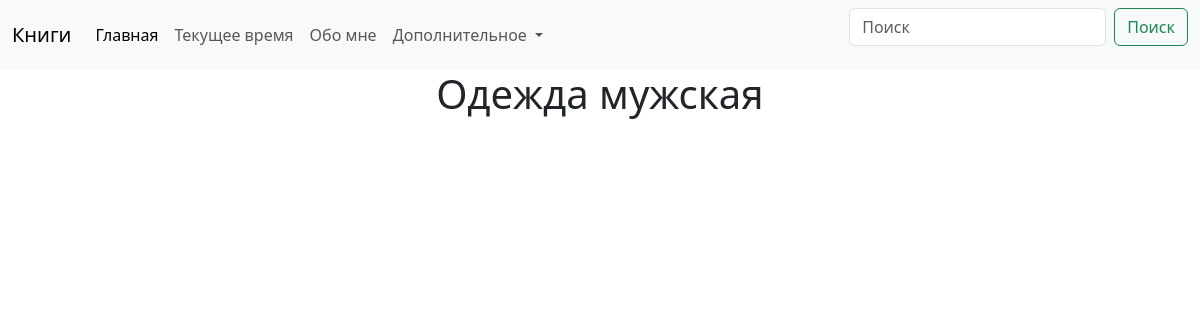
The page /men_clothes/ on the database as committed earlier.
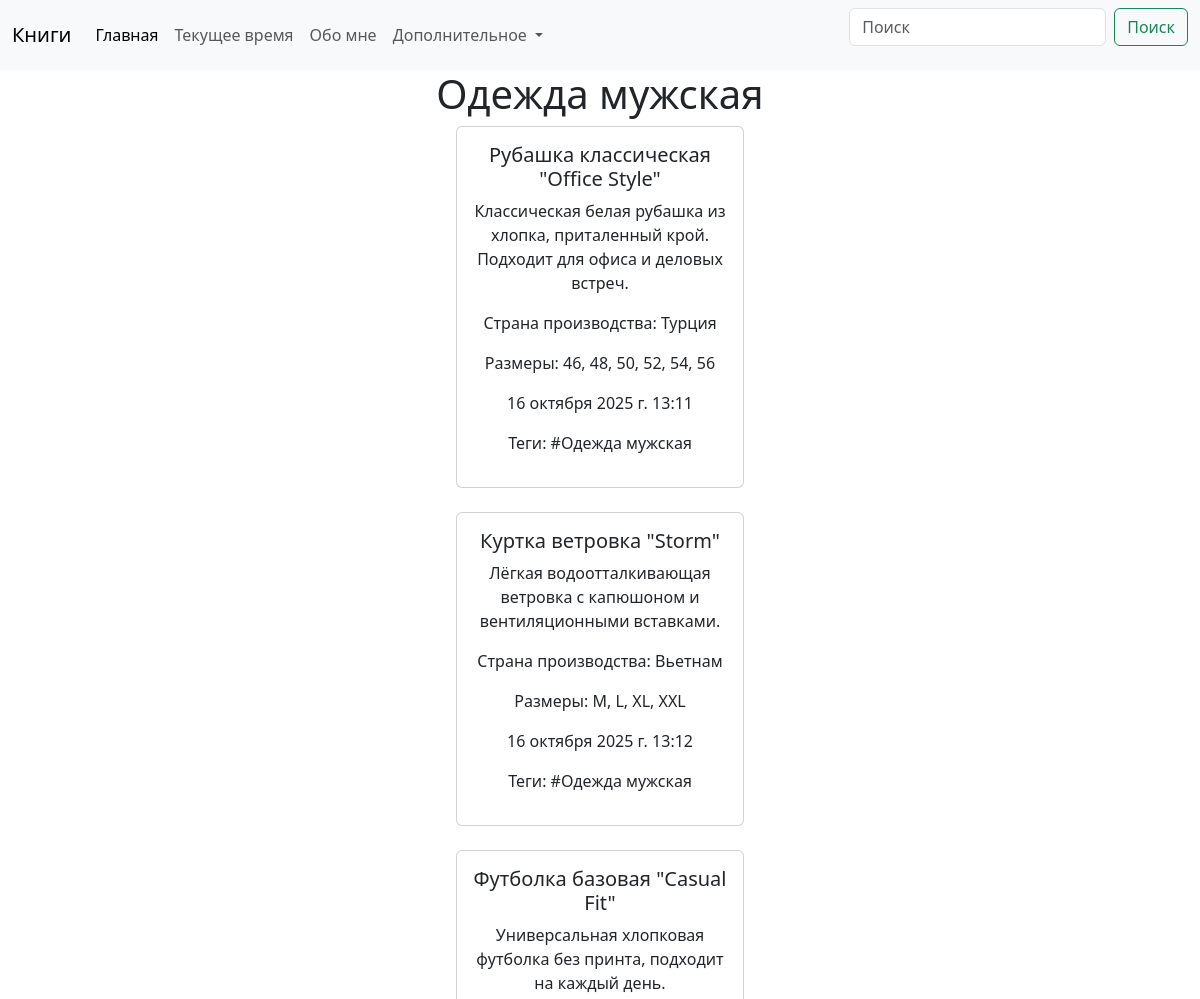
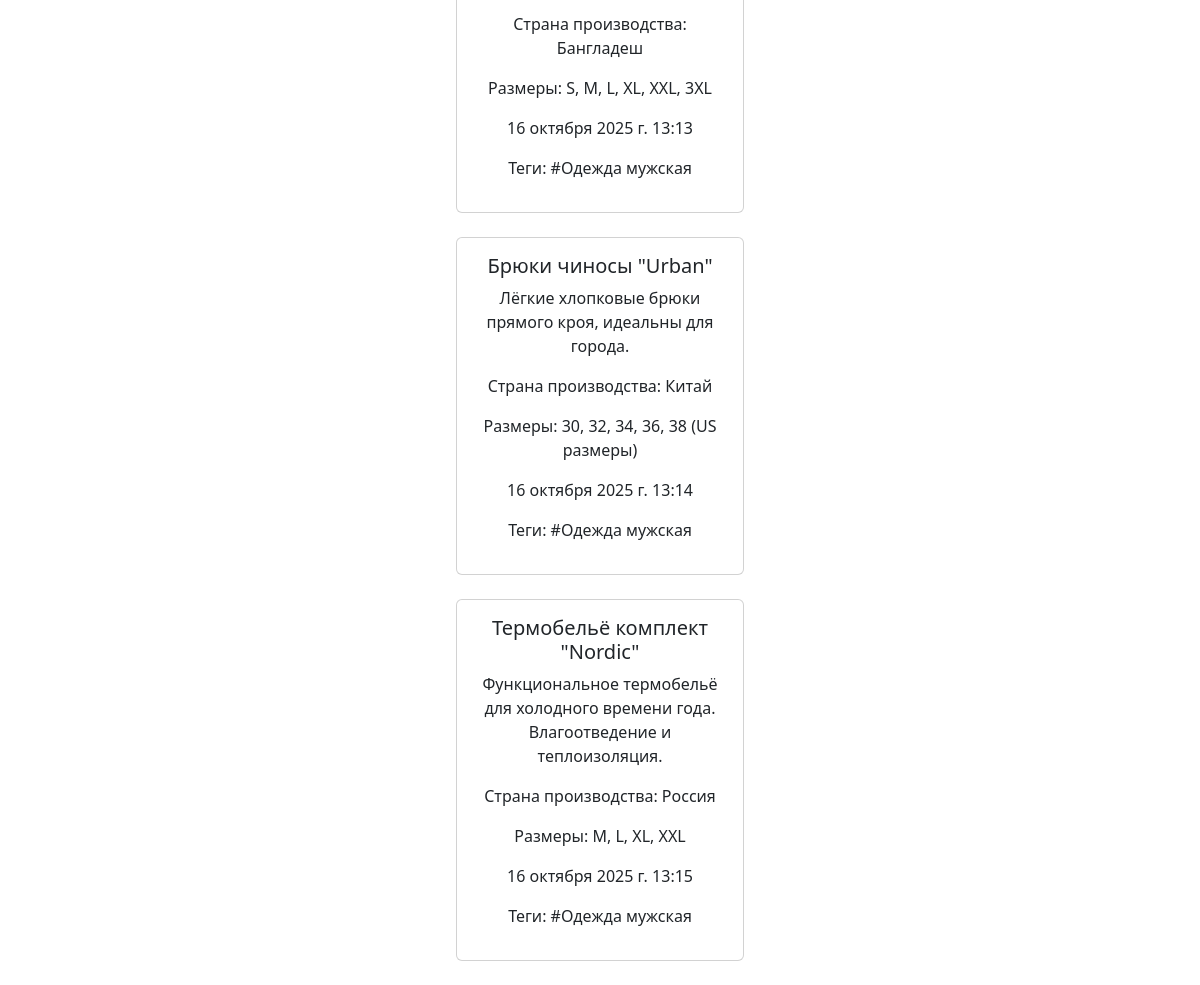
The same page on the database as committed later (2 pictures, top to bottom).
### clothes/models.py (models this page shows, shortened)
class Clothe(models.Model):
    name_clothe = models.CharField(max_length=100)
    description = models.TextField(default='Одежда нужна для защиты от окружающей среды, например, от холода и жары.' \
    ' Кроме того, она выполняет информационную функцию, сигнализируя о социальном статусе, профессии и индивидуальности ' \
    'человека, а также эстетическую, помогая создавать образ и выражать себя. ')
    country = models.CharField(max_length=100)
    size = models.CharField(max_length=150, null=True)
    tags = models.ManyToManyField(Tag)
    created_at = models.DateTimeField(auto_now_add=True)

class Tag(models.Model):
    name = models.CharField(max_length=100)

### clothes/views.py (the view)
# urls.py: path('men_clothes/', views.MenClothesView.as_view(), name='men_clothes'),
class MenClothesView(generic.ListView):
    model = models.Clothe
    template_name = 'clothes/men_clothes.html'
    context_object_name = 'clothes'
    ordering = '-id'
    def get_queryset(self):
        men_clothes = self.model.objects.filter(tags__name='#Одежда мужская')
        return men_clothes

### templates/clothes/men_clothes.html (shortened to what this page needs)
{% load static %}
{% include '../header.html' %}
<link href="https://cdn.jsdelivr.net/npm/bootstrap@5.3.3/dist/css/bootstrap.min.css" rel="stylesheet">
<h1 style="text-align: center;">Одежда мужская</h1>
{% for i in clothes %}
<div class="center_film" style="display: flex; flex-wrap: wrap; justify-content: center; gap: 20px;">
<div class="card" style="width: 18rem; text-align: center;">
    <div class="card-body">
    <h5 class="card-title">{{ i.name_clothe }}</h5>
    <p class="card-text">{{ i.description }}</p>
    <p class="card-text">{{ i.country }}</p>
    <p class="card-text">{{ i.size}}</p>
    <p class="card-text">{{ i.created_at }}</p>
    <p>
        Теги:
        {%for tag in i.tags.all%}
        {{tag.name}}{% if not forloop.last %}, {% endif %}
        {% empty %}
        Тегов нет:
        {% endfor %}
    </p>
  </div>
</div>
</div>
{% endfor %}

Rows that differ between the two databases and show on the page:
added Clothe: name_clothe "Рубашка классическая \"Office Style\"", description "Классическая белая рубашка из хлопка, приталенный крой. Подходит для офиса и деловых встреч.", country "Страна производства: Турция", size "Размеры: 46, 48, 50, 52, 54, 56", created_at "16 октября 2025 г. 13:11"
added Tag: name "#Одежда мужская"
added Clothe: name_clothe "Куртка ветровка \"Storm\"", description "Лёгкая водоотталкивающая ветровка с капюшоном и вентиляционными вставками.", country "Страна производства: Вьетнам", size "Размеры: M, L, XL, XXL", created_at "16 октября 2025 г. 13:12"
added Clothe: name_clothe "Футболка базовая \"Casual Fit\"", description "Универсальная хлопковая футболка без принта, подходит на каждый день.", country "Страна производства: Бангладеш", size "Размеры: S, M, L, XL, XXL, 3XL", created_at "16 октября 2025 г. 13:13"
added Clothe: name_clothe "Брюки чиносы \"Urban\"", description "Лёгкие хлопковые брюки прямого кроя, идеальны для города.", country "Страна производства: Китай", size "Размеры: 30, 32, 34, 36, 38 (US размеры)", created_at "16 октября 2025 г. 13:14"
added Clothe: name_clothe "Термобельё комплект \"Nordic\"", description "Функциональное термобельё для холодного времени года. Влагоотведение и теплоизоляция.", country "Страна производства: Россия", size "Размеры: M, L, XL, XXL", created_at "16 октября 2025 г. 13:15"
